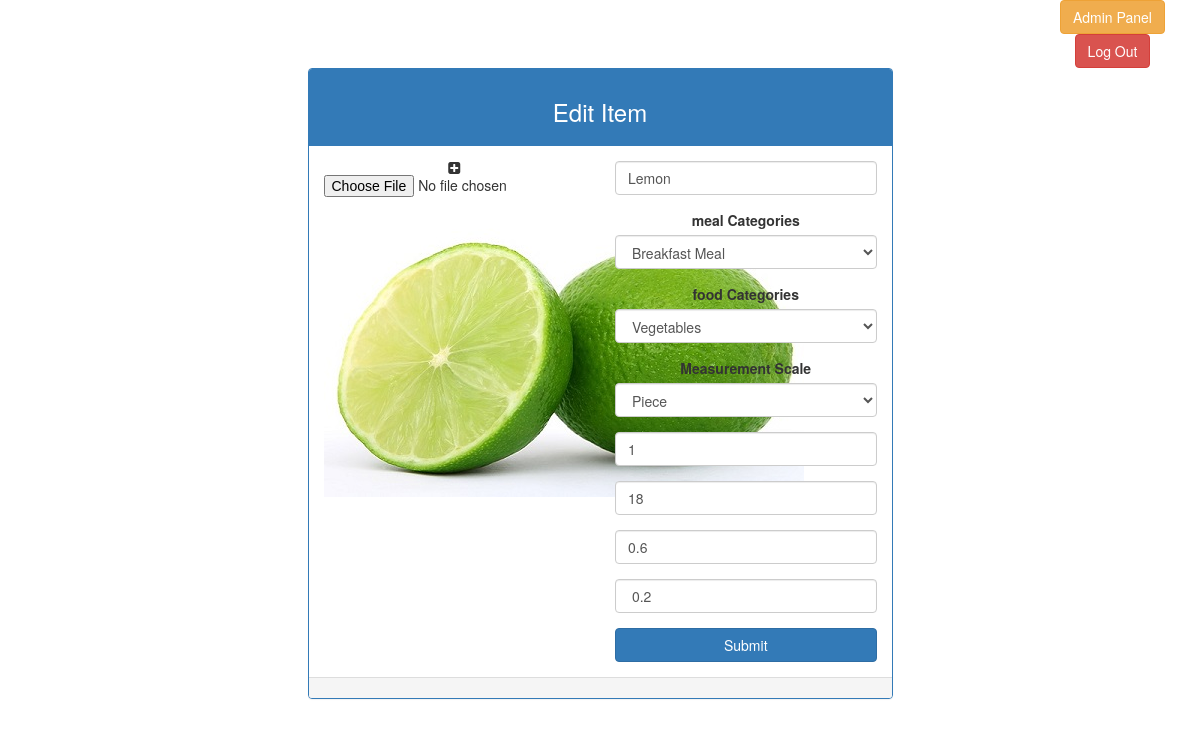
The page /edit_item.php?id=21 (signed in) on the database its author committed.
### tables this page shows
CREATE TABLE `food_item` (
  `id` int(11) NOT NULL,
  `name` varchar(255) NOT NULL,
  `image` varchar(255) NOT NULL,
  `meal_categories` varchar(100) NOT NULL,
  `food_categories` varchar(100) NOT NULL,
  `scale` varchar(100) NOT NULL,
  `quantity` int(11) NOT NULL,
  `calories` int(11) NOT NULL,
  `proteins` varchar(11) NOT NULL,
  `fats` varchar(11) NOT NULL
);

### edit_item.php (the view, shortened to what this page needs)
<?php
include 'connection.php';
if(isset($_GET['id']))
{
    $id = $_GET['id'];
    $sql3 = "select * from food_item where id = '$id'";
}
$res_food = $con->query($sql3);
$row = $res_food->fetch_assoc();
?>
<html>
<head>
    <link rel="stylesheet" type="text/css" href="bootstrap/css/bootstrap.min.css">
    <link rel="stylesheet" type="text/css" href="font-awesome/css/font-awesome.min.css">
    <link rel="stylesheet" href="css1.css">
</head>
<body>
<center>
    <form enctype="multipart/form-data" action="#" method="post">
        <div class="row">
            <div class="col-sm-2 col-sm-offset-10">
                <a href="admin_page.php" class="btn btn-warning  ">Admin Panel</a>
                <a href="log_out.php?logout=1" class="btn btn-danger ">Log Out</a>
            </div>
            <div class="col-sm-6 col-sm-offset-3">
                <div class="panel panel-primary">
                    <div class="panel-heading"><h3>Edit Item</h3></div>
                    <div class="panel-body">
                        <div class="row">
                            <form enctype="multipart/form-data" action="" method="post">
                                <div class="col-sm-6">
                                    <i class="fa fa-plus-square"></i>
                                    <input type="file" name="image">
                                    <img src="image/<?php echo $row['image']?>"  >
                                </div>
                                <div class="col-sm-6">
                                    <div class="form-group">
                                        <input type="text" class="form-control" id="usr" value="<?php echo $row['name'] ?>" name="name">
                                    </div>
                                    <div class="form-group">
                                        <label for="food">meal Categories</label>
                                        <select class="form-control" id="food" name="meal_categories">
                                            <option selected><?php  echo $row['meal_categories'] ?></option>
                                        </select>
                                    </div>
                                    <div class="form-group">
                                        <label for="food">food Categories</label>
                                        <select class="form-control" id="food" name="food_categories">
                                            <option selected><?php  echo $row['food_categories'] ?></option>
                                        </select>
                                    </div>
                                    <div class="form-group">
                                        <label for="food">Measurement Scale</label>
                                        <select class="form-control" id="food" name="scale">
                                            <option selected><?php  echo $row['scale'] ?></option>
                                        </select>
                                    </div>
                                    <div class="form-group">
                                        <input type="number" class="form-control" id="usr" value="<?php echo $row['quantity'] ?>" name="quantity">
                                    </div>
                                    <div class="form-group">
                                        <input type="number" class="form-control" id="usr" value="<?php echo $row['calories'] ?>" name="calories">
                                    </div>
                                    <div class="form-group">
                                        <input type="text" class="form-control" id="usr" value="<?php echo $row['proteins'] ?>" name="proteins">
                                    </div>
                                    <div class="form-group">
                                        <input type="text" class="form-control" id="usr" value="<?php echo $row['fats'] ?>" name="fats">
                                    </div>
                                    <button type="submit" class="btn btn-primary btn-block" name="submit">Submit</button>
                            </form>
                        </div>
                    </div>
                </div>
                <div class="panel-footer">
                </div>
            </div>
        </div>
    </form>
</center>
</body>
</html>

### rows shown on the page
food_item: image (picture), name "Lemon", meal_categories "Breakfast Meal", food_categories "Vegetables", scale "Piece", quantity "1", calories "18", proteins "0.6", fats "0.2"
